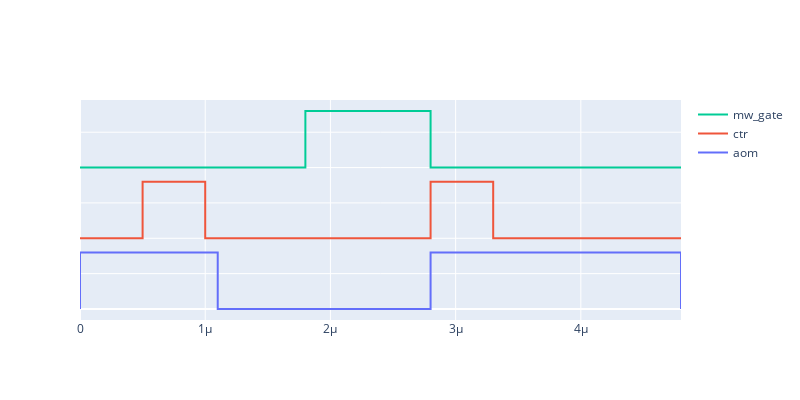

The code cell stored with this chart in its notebook:
### Code cell
on_pulse = rabi_element(1000e-9)
iplot(on_pulse)



sampled_pb = pb_sample(on_pulse, samp_rate=sampling_rate)
times = np.arange(len(sampled_pb[0]['mw_gate']))/sampling_rate
plt.plot(times*1e9, sampled_pb[0]['mw_gate'])

### Figure 1 — Plotly figure (JSON) as saved in the notebook; plotly's stock layout.template omitted (floating-point values rounded to 4 significant figures)
{"data": [{"hoverinfo": "text", "mode": "lines", "name": "aom", "text": ["False", "0.00e+00", "True", "1.10e-06", "1.10e-06", "2.80e-06", "2.80e-06", "True", "4.80e-06", "4.80e-06", "4.80e-06"], "type": "scatter", "x": [0, 0, 5.5e-07, 1.1e-06, 1.1e-06, 2.8e-06, 2.8e-06, 3.8e-06, 4.8e-06, 4.8e-06, 4.8e-06], "y": [0, 0.8, 0.8, 0.8, 0, 0, 0.8, 0.8, 0.8, 0, 0]}, {"hoverinfo": "text", "mode": "lines", "name": "ctr", "text": ["False", "5.00e-07", "5.00e-07", "True", "1.00e-06", "1.00e-06", "2.80e-06", "2.80e-06", "True", "3.30e-06", "3.30e-06", "4.80e-06"], "type": "scatter", "x": [0, 5e-07, 5e-07, 7.5e-07, 1e-06, 1e-06, 2.8e-06, 2.8e-06, 3.05e-06, 3.3e-06, 3.3e-06, 4.8e-06], "y": [1, 1, 1.8, 1.8, 1.8, 1, 1, 1.8, 1.8, 1.8, 1, 1]}, {"hoverinfo": "text", "mode": "lines", "name": "mw_gate", "text": ["False", "1.80e-06", "1.80e-06", "True", "2.80e-06", "2.80e-06", "4.80e-06"], "type": "scatter", "x": [0, 1.8e-06, 1.8e-06, 2.3e-06, 2.8e-06, 2.8e-06, 4.8e-06], "y": [2, 2, 2.8, 2.8, 2.8, 2, 2]}], "layout": {"height": 400, "hovermode": "closest", "legend": {"traceorder": "reversed"}, "title": {"text": ""}, "width": 800, "yaxis": {"showticklabels": false}}}
